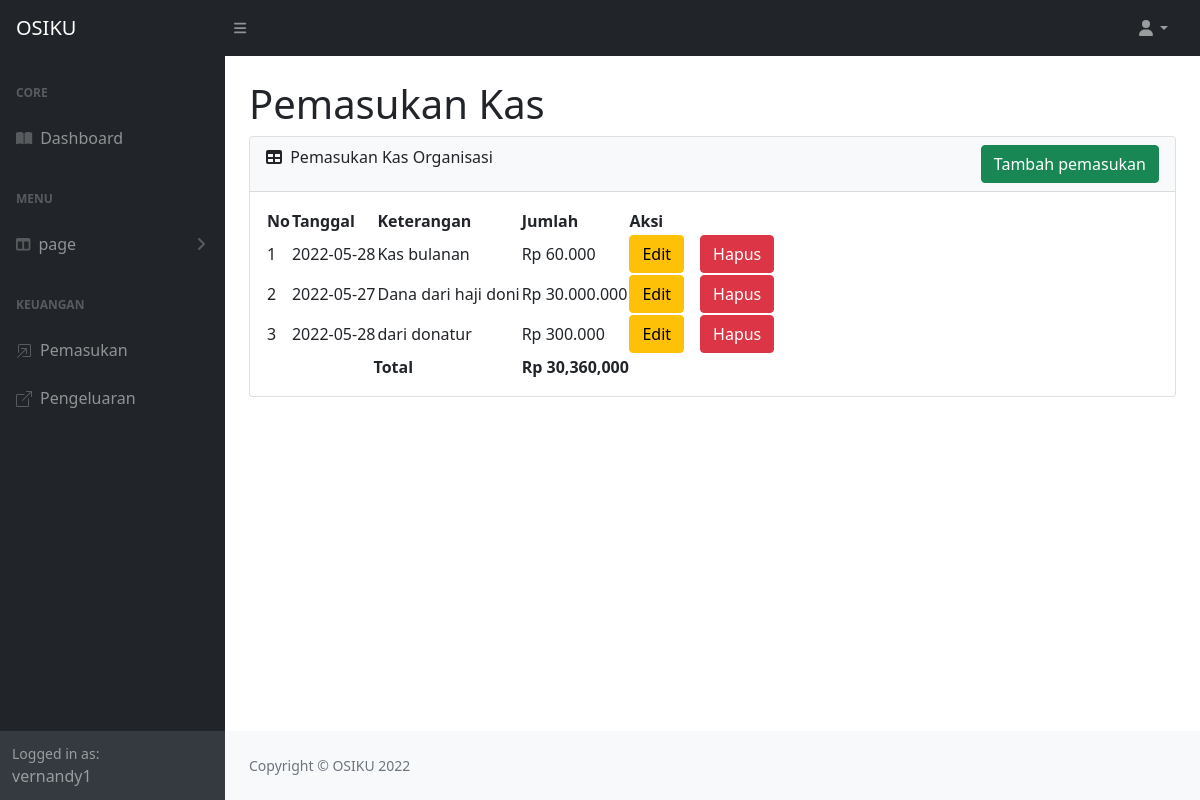
Screenshot of /view/admin/keuangan/masuk/pemasukan.php (signed in) with the database file from the repository.
### tables this page shows
CREATE TABLE `pemasukan` (
  `id_pemasukan` int(11) NOT NULL,
  `tanggal` date NOT NULL,
  `keterangan` varchar(100) NOT NULL,
  `jumlah` int(20) NOT NULL
);

### view/admin/keuangan/masuk/pemasukan.php (the view, shortened to what this page needs)
<?php
include '../../../../config/koneksi.php';
?>
<!DOCTYPE html>
<html lang="en">
    <head>
        <link href="https://cdn.jsdelivr.net/npm/simple-datatables@latest/dist/style.css" rel="stylesheet" />
        <link href="../../../../css/styles.css" rel="stylesheet" />
    </head>
    <body class="sb-nav-fixed">
        <nav class="sb-topnav navbar navbar-expand navbar-dark bg-dark">
            <a class="navbar-brand ps-3" href="../admin.php">OSIKU</a>
            <button class="btn btn-link btn-sm order-1 order-lg-0 me-4 me-lg-0" id="sidebarToggle" href="#!"><i class="fas fa-bars"></i></button>
            <ul class="navbar-nav ms-auto ms-md-0 me-3 me-lg-4">
                <li class="nav-item dropdown">
                    <a class="nav-link dropdown-toggle" id="navbarDropdown" href="#" role="button" data-bs-toggle="dropdown" aria-expanded="false"><i class="fas fa-user fa-fw"></i></a>
                </li>
            </ul>
        </nav>
        <div id="layoutSidenav">
            <div id="layoutSidenav_nav">
                <nav class="sb-sidenav accordion sb-sidenav-dark" id="sidenavAccordion">
                    <div class="sb-sidenav-menu">
                    <div class="nav">
                            <div class="sb-sidenav-menu-heading">Core</div>
                                <a class="nav-link" href="../../admin.php">
                                    <div class="sb-nav-link-icon"><i class="fas fa-book-open"></i></div>
                                    Dashboard
                                </a>
                            <div class="sb-sidenav-menu-heading">Menu</div>
                                <a class="nav-link collapsed" href="#" data-bs-toggle="collapse" data-bs-target="#collapseLayouts" aria-expanded="false" aria-controls="collapseLayouts">
                                    <div class="sb-nav-link-icon"><i class="fas fa-columns"></i></div>
                                    page
                                    <div class="sb-sidenav-collapse-arrow"><i class="fas fa-angle-down"></i></div>
                                </a>
                            <div class="sb-sidenav-menu-heading">Keuangan</div>
                                <a class="nav-link" href="pemasukan.php">
                                    <div class="sb-nav-link-icon"></div>
                                    Pemasukan
                                </a>
                                <a class="nav-link" href="../keluar/pengeluaran.php">
                                    <div class="sb-nav-link-icon"></div>
                                    Pengeluaran
                                </a>
                        </div>
                    </div>
                    <div class="sb-sidenav-footer">
                        <div class="small">Logged in as:</div>
                        <?php echo $_SESSION['username']; ?>
                    </div>
                </nav>
            </div>
            <div id="layoutSidenav_content">
                <main>
                <div class="container-fluid px-4">
                        <h1 class="mt-4">Pemasukan Kas </h1>
                        <div class="card mb-4">
                            <div class="card-header text-dark bg-light">
                                <i class="fas fa-table me-1"></i>
                                Pemasukan Kas Organisasi
                                <button type="button" class="btn btn-success float-end" data-bs-toggle="modal" data-bs-target="#exampleModal">
                                Tambah pemasukan
                                </button>
                            </div>
                            <div class="card-body">
                                <table id="datatablesSimple">
                                    <thead>
                                        <tr class="">
                                            <th scope="cal">No</th>
                                            <th scope="cal">Tanggal</th>
                                            <th scope="cal">Keterangan</th>
                                            <th scope="cal">Jumlah</th>
                                            <th scope="cal">Aksi</th>
                                        </tr>
                                    </thead>
                                    <tbody>
                                        <?php
                                            $no=0;
                                            $query=mysqli_query($koneksi, " SELECT * FROM pemasukan");
                                            $total= 0;
                                            while($row=mysqli_fetch_assoc($query)){
                                                $total += $row['jumlah'];
                                                $no++;
                                                ?>
                                                <tr>
                                                    <td><?php echo $no ?></td>
                                                    <td><?php echo $row['tanggal'] ?></td>
                                                    <td><?php echo $row['keterangan'] ?></td>
                                                    <td><?php echo "Rp ". number_format($row['jumlah'], 0, '.','.') ?></td>
                                                    <td class="">
                                                        <div class="d-grid gap-2 d-md-flex justify-content-md-end">
                                                    <button type="button" class="btn btn-warning me-md-2" data-bs-toggle="modal" data-bs-target="#modal-edit<?php echo $row['id_pemasukan'] ?>">
                                                    Edit
                                                    </button>
                                                    <button type="button" class="btn btn-danger" data-bs-toggle="modal" data-bs-target="#modal-hapus<?php echo $row['id_pemasukan'] ?>">
                                                    Hapus
                                                    </button>
                                                        </div>
                                                    </td>
                                                </tr>
                                            <?php
                                        }
                                        ?>
                                        <tr>
                                            <th colspan="3" class="text-center">Total</th>
                                            <th colspan="2"><?php echo "Rp ". number_format($total)?></th>
                                        </tr>
                                    </tbody>
                                </table>
                            </div>
                        </div>
                    </div>
                </main>
                <footer class="py-4 bg-light mt-auto">
                    <div class="container-fluid px-4">
                        <div class="d-flex align-items-center justify-content-between small">
                            <div class="text-muted">Copyright &copy; OSIKU 2022</div>
                        </div>
                    </div>
                </footer>
            </div>
        </div>
    </body>
</html>

### rows the page displays
pemasukan: tanggal "2022-05-28", keterangan "Kas bulanan", jumlah "60.000"
pemasukan: tanggal "2022-05-27", keterangan "Dana dari haji doni", jumlah "30.000.000"
pemasukan: tanggal "2022-05-28", keterangan "dari donatur", jumlah "300.000"

### other values shown
$_SESSION['username'] "vernandy1"
$total "30,360,000"
